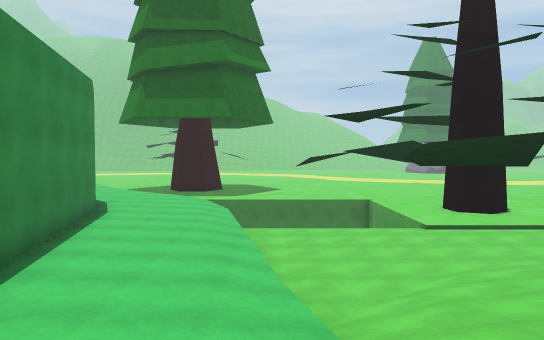
[1] (above)

14 first-person views from a walk through a scene from a Unity 3-D project. The camera is 1.5 m above the floor, tilts 2° down and sees 70° across. The floor is counted in squares, 2 m on a side. Each view is taken from the middle of a square. On the plan, view 1 faces up. The plan holds only what a view shows up to about 12 squares ahead; the rest is blank. The place goes on beyond the plan. Some animated figures are left out.

[2]
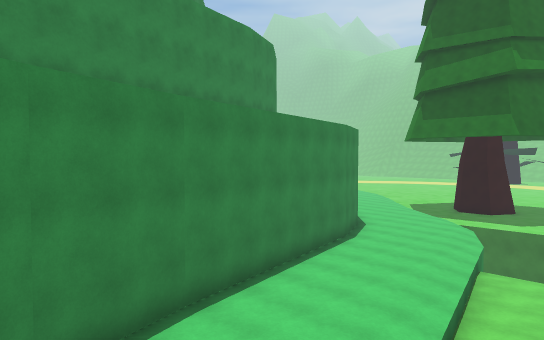

[3]
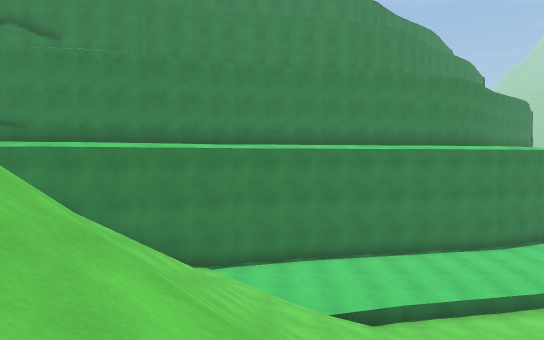

[4]
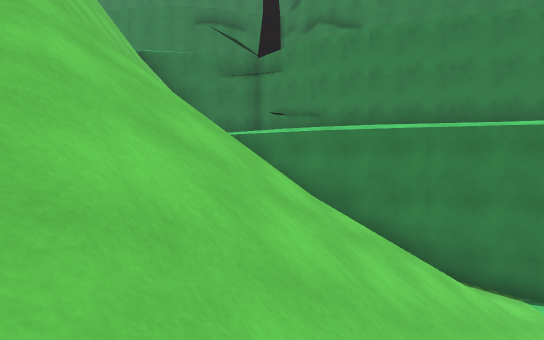

[5]
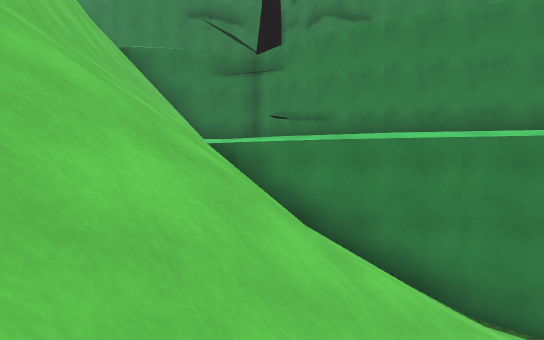

[6]
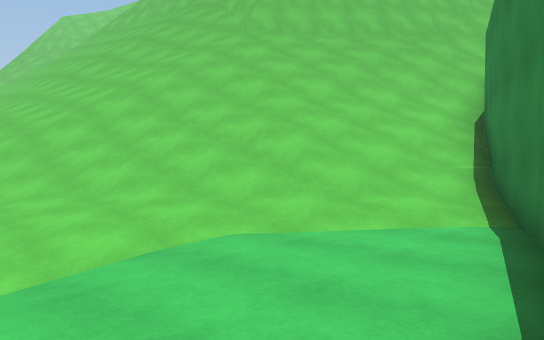

[7]
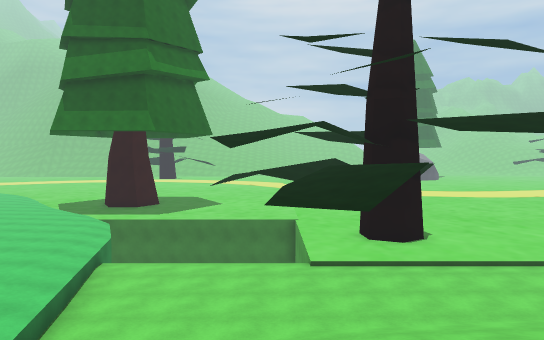

[8]
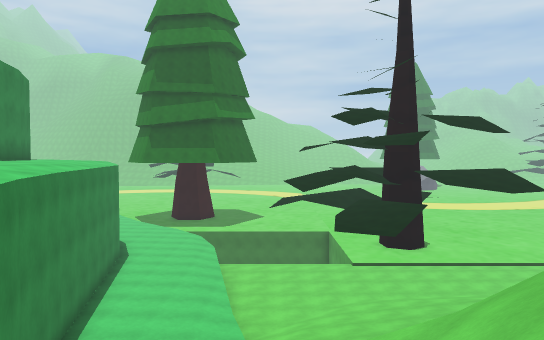

[9]
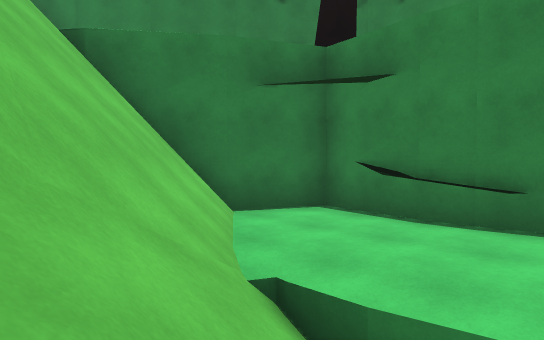

[10]
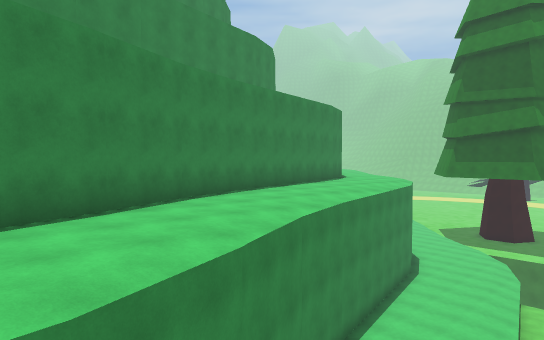

[11]
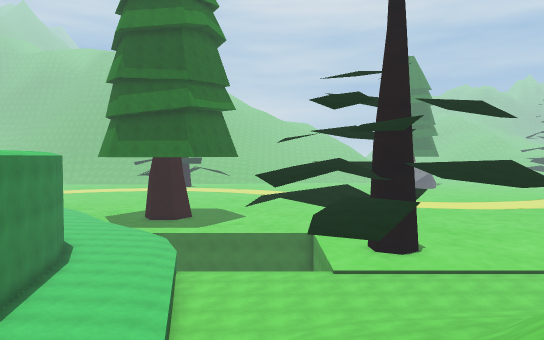

[12]
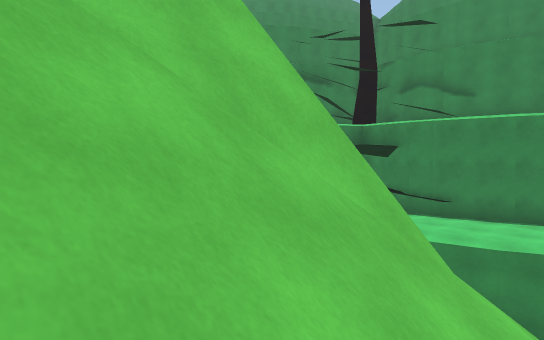

[13]
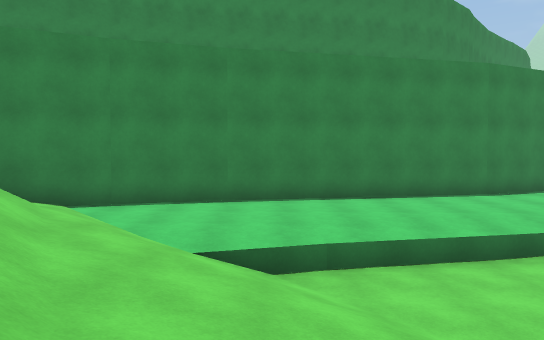

[14]
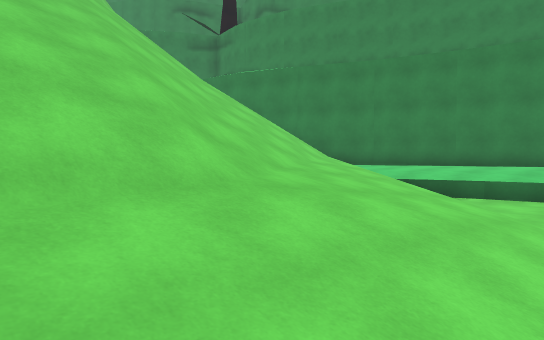

### Floor plan
Key: @ floor where view 1 was taken; # wall or solid block; . main floor; - floor 0.75 m lower than the main floor; _ floor 1 m lower than the main floor; : floor 6.5 m higher than the main floor; + floor 6.75 m higher than the main floor; / step, stairs or slope; = window, fence, low wall or low ledge; ^ raised ledge.
Columns run from 7 left of view 1 to 8 right of it. Each row starts with its distance up from view 1.
 13   ...       -#
 12   .../      -##-
 11   #../      ----
 10   /...=    -----
  9 # :#../_--------
  8 #+:#../_____----
  7 #+:/../________-
  6  #+/...=__//////
  5  #+/...=_///////
  4  #+:#../////////
  3  #+:/../////////
  2  #+:/../////////
  1  ##+:///////////
  0   #+://@////////
 -1   #++///////////
 -2   ##+:#/////////
 -3    #++//////###/
 -4    ##+:////##
 -5     #+:///^#
 -6     #+:/=^^
 -7     #+:##^
 -8     #+##

Where each view was taken, in squares from view 1:
view 1: 0 up, 0 right, facing up
view 2: 0 up, 2 right, facing up-left
view 3: 2 up, 8 right, facing left
view 4: 2 up, 6 right, facing down-left
view 5: 1 up, 5 right, facing down-left
view 6: 5 up, 3 left, facing down-right
view 7: 1 up, 3 right, facing up
view 8: 4 down, 1 right, facing up
view 9: 4 down, 2 right, facing down-left
view 10: 4 down, 2 right, facing up-left
view 11: 2 down, 2 right, facing up
view 12: 1 down, 8 right, facing down-left
view 13: 4 up, 5 right, facing left
view 14: 7 up, 8 right, facing down-left
